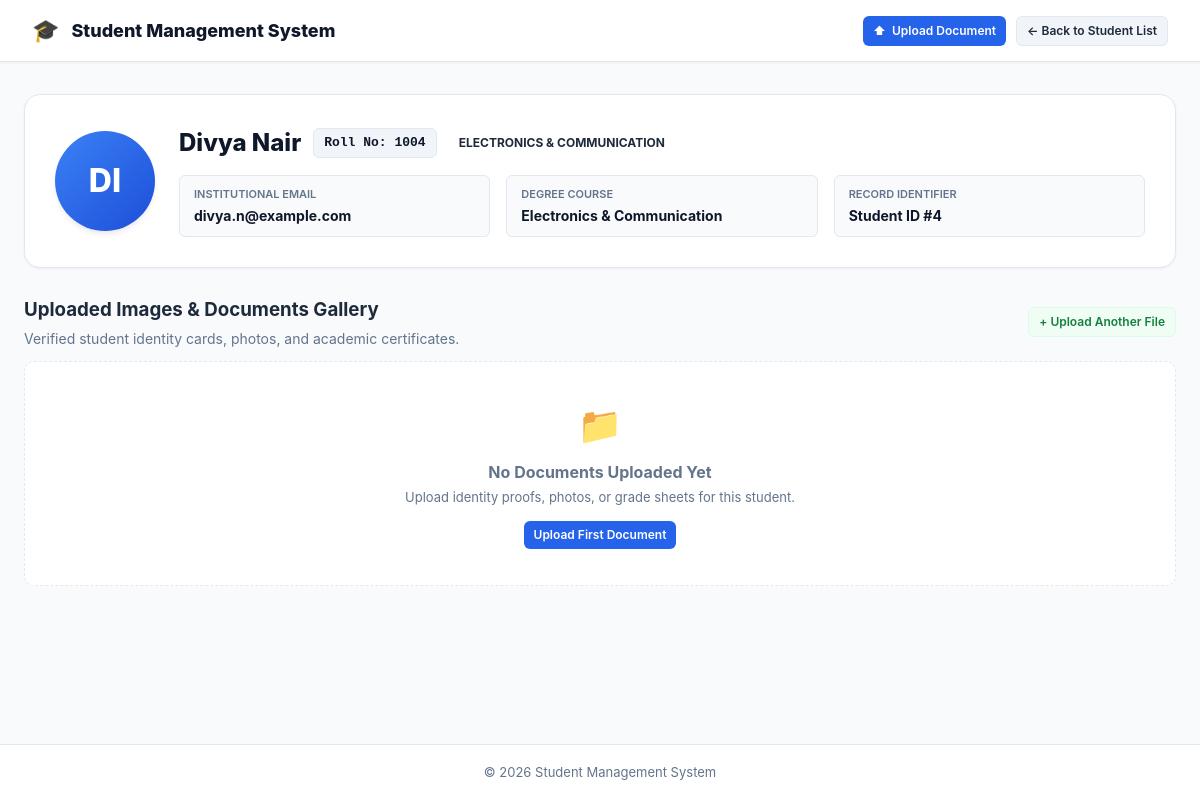
Page /view.php?id=4 on the committed database.
### tables this page shows
CREATE TABLE IF NOT EXISTS students (
    id INT AUTO_INCREMENT PRIMARY KEY,
    name VARCHAR(100) NOT NULL,
    roll_no VARCHAR(30) NOT NULL UNIQUE,
    email VARCHAR(150) NOT NULL UNIQUE,
    course VARCHAR(100) NOT NULL
);

### view.php (the view, shortened to what this page needs)
<?php
require "db.php";
$id = filter_input(INPUT_GET, "id", FILTER_VALIDATE_INT);
$stmt = $conn->prepare("SELECT id, name, roll_no, email, course FROM students WHERE id = ?");
$stmt->bind_param("i", $id);
$stmt->execute();
$student = $stmt->get_result()->fetch_assoc();
$stmt = $conn->prepare("SELECT id, original_name, stored_name, file_type, file_size, uploaded_at FROM student_files WHERE student_id = ? ORDER BY id ASC");
$stmt->bind_param("i", $id);
$stmt->execute();
$filesResult = $stmt->get_result();
$stmt = $conn->prepare("SELECT id FROM student_files WHERE student_id = ? AND file_type LIKE 'image/%' ORDER BY id ASC LIMIT 1");
$stmt->bind_param("i", $id);
$stmt->execute();
$avatarFile = $stmt->get_result()->fetch_assoc();
?>
<!DOCTYPE html>
<html lang="en">
<head>
    <link rel="stylesheet" href="style.css">
</head>
<body>
    <header class="navbar">
        <a href="index.php" class="nav-brand">
            <span style="font-size: 22px;">&#127891;</span>
            <span>Student Management System</span>
        </a>
        <div style="display: flex; gap: 10px;">
            <a href="upload.php?id=<?= (int)$id ?>" class="btn btn-primary btn-sm">
                <span>&#11014;</span> Upload Document
            </a>
            <a href="index.php" class="btn btn-secondary btn-sm">
                &larr; Back to Student List
            </a>
        </div>
    </header>
    <main class="container">
        <div class="profile-hero">
            <?php if ($avatarFile) { ?>
                <img src="stream.php?id=<?= (int)$avatarFile["id"] ?>"
                     alt="<?= htmlspecialchars($student["name"]) ?>"
                     class="hero-img">
            <?php } else { ?>
                <div class="hero-initials"><?= strtoupper(substr($student["name"], 0, 2)) ?></div>
            <?php } ?>
            <div style="flex: 1;">
                <div style="display: flex; align-items: center; gap: 12px; flex-wrap: wrap;">
                    <h2 style="font-size: 24px; font-weight: 800; color: var(--secondary);">
                        <?= htmlspecialchars($student["name"]) ?>
                    </h2>
                    <span class="badge-roll">Roll No: <?= htmlspecialchars($student["roll_no"]) ?></span>
                    <span class="badge-course <?= htmlspecialchars($student["course"]) ?>">
                        <?= htmlspecialchars($student["course"]) ?>
                    </span>
                </div>
                <div class="info-grid">
                    <div class="info-pill">
                        <div class="info-label">Institutional Email</div>
                        <div class="info-val"><?= htmlspecialchars($student["email"]) ?></div>
                    </div>
                    <div class="info-pill">
                        <div class="info-label">Degree Course</div>
                        <div class="info-val"><?= htmlspecialchars($student["course"]) ?></div>
                    </div>
                    <div class="info-pill">
                        <div class="info-label">Record Identifier</div>
                        <div class="info-val">Student ID #<?= (int)$student["id"] ?></div>
                    </div>
                </div>
            </div>
        </div>
        <div class="page-header" style="margin-bottom: 12px;">
            <div class="page-title">
                <h3>Uploaded Images &amp; Documents Gallery</h3>
                <p>Verified student identity cards, photos, and academic certificates.</p>
            </div>
            <a href="upload.php?id=<?= (int)$id ?>" class="btn btn-sm btn-upload">
                &#43; Upload Another File
            </a>
        </div>
        <?php if ($filesResult->num_rows === 0) { ?>
            <div style="background: #ffffff; border: 1.5px dashed var(--border); border-radius: var(--radius-md); padding: 36px; text-align: center; color: var(--text-muted);">
                <div style="font-size: 36px; margin-bottom: 8px;">&#128193;</div>
                <h4>No Documents Uploaded Yet</h4>
                <p style="font-size: 13px; margin-top: 4px;">Upload identity proofs, photos, or grade sheets for this student.</p>
                <a href="upload.php?id=<?= (int)$id ?>" class="btn btn-primary btn-sm" style="margin-top: 14px;">
                    Upload First Document
                </a>
            </div>
        <?php } ?>
    </main>
    <footer class="footer">
        <p>&copy; 2026 Student Management System</p>
    </footer>
</body>
</html>

### style.css (style rules this page uses)
:root { --primary: #2563eb; --primary-dark: #1d4ed8; --primary-light: #eff6ff; --secondary: #0f172a; --text-main: #1e293b; --text-muted: #64748b; --border: #e2e8f0; --bg-page: #f8fafc; --bg-card: #ffffff; --success: #10b981; --success-light: #f0fdf4; --warning: #f59e0b; --warning-light: #fffbeb; --danger: #ef4444; --danger-light: #fef2f2; --radius-sm: 6px; --radius-md: 10px; --radius-lg: 16px; --shadow-sm: 0 1px 3px rgba(0, 0, 0, 0.05); --shadow-md: 0 4px 6px -1px rgba(0, 0, 0, 0.08), 0 2px 4px -2px rgba(0, 0, 0, 0.05); --shadow-lg: 0 10px 15px -3px rgba(0, 0, 0, 0.08), 0 4px 6px -4px rgba(0, 0, 0, 0.04); }
* { box-sizing: border-box; margin: 0; padding: 0; font-family: -apple-system, BlinkMacSystemFont, "Segoe UI", Roboto, "Helvetica Neue", Arial, sans-serif; }
body { background-color: var(--bg-page); color: var(--text-main); line-height: 1.5; min-height: 100vh; display: flex; flex-direction: column; }
.navbar { background-color: #ffffff; border-bottom: 1px solid var(--border); padding: 14px 32px; display: flex; justify-content: space-between; align-items: center; box-shadow: var(--shadow-sm); position: sticky; top: 0; z-index: 50; }
.nav-brand { display: flex; align-items: center; gap: 12px; text-decoration: none; color: var(--secondary); font-weight: 800; font-size: 18px; }
.container { max-width: 1200px; margin: 0 auto; padding: 32px 24px; width: 100%; flex: 1; }
.page-header { display: flex; justify-content: space-between; align-items: center; flex-wrap: wrap; gap: 16px; margin-bottom: 24px; }
.page-title p { color: var(--text-muted); font-size: 14px; margin-top: 4px; }
.badge-roll { font-family: monospace; font-size: 13px; font-weight: 700; background: #f1f5f9; color: #0f172a; padding: 4px 10px; border-radius: var(--radius-sm); border: 1px solid #e2e8f0; }
.badge-course { display: inline-block; padding: 3px 10px; border-radius: 9999px; font-size: 12px; font-weight: 700; text-transform: uppercase; }
.btn { display: inline-flex; align-items: center; gap: 6px; padding: 8px 14px; font-size: 13px; font-weight: 600; border-radius: var(--radius-sm); cursor: pointer; text-decoration: none; border: none; transition: all 0.2s ease; }
.btn-primary { background-color: var(--primary); color: #ffffff; }
.btn-sm { padding: 5px 10px; font-size: 12px; }
.btn-upload { background: #f0fdf4; color: #15803d; border: 1px solid #dcfce7; }
.btn-secondary { background: #f1f5f9; color: var(--text-main); border: 1px solid var(--border); }
.footer { background: #ffffff; border-top: 1px solid var(--border); padding: 18px 24px; text-align: center; font-size: 13px; color: var(--text-muted); margin-top: auto; }

### view.php (style rules this page uses)
.profile-hero { background: #ffffff; border: 1px solid var(--border); border-radius: var(--radius-lg); padding: 30px; display: flex; align-items: center; gap: 24px; margin-bottom: 28px; box-shadow: var(--shadow-sm); }
.hero-initials { width: 100px; height: 100px; border-radius: 50%; background: linear-gradient(135deg, #3b82f6 0%, #1d4ed8 100%); color: #ffffff; display: flex; align-items: center; justify-content: center; font-size: 32px; font-weight: 800; box-shadow: var(--shadow-md); }
.info-grid { display: grid; grid-template-columns: repeat(auto-fit, minmax(200px, 1fr)); gap: 16px; margin-top: 14px; }
.info-pill { background: #f8fafc; border: 1px solid var(--border); padding: 10px 14px; border-radius: var(--radius-sm); }
.info-label { font-size: 11px; text-transform: uppercase; font-weight: 600; color: var(--text-muted); }
.info-val { font-size: 14px; font-weight: 700; color: var(--secondary); margin-top: 2px; }

### rows in the picture
students: name "DI", name "Divya Nair", roll_no "1004", course "ELECTRONICS & COMMUNICATION", email "divya.n@example.com", course "Electronics & Communication", id "4"
